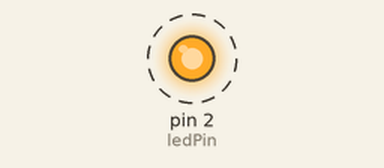
Bench run of a sketch on a simulated Arduino Uno, built with avr-gcc and run on an emulated ATmega328P. Parts: output pins drawn as LEDs (lit = HIGH). Dashed ring = blinking.

Above: at 0.12 s.
Timing chart, 0 to 3.0 s (numbered marks = the images above):
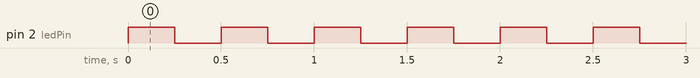

The sketch:

main.ino
```cpp
byte ledPin = 2;
int waitTime = 250;

void setup() {
  // put your setup code here, to run once:
  pinMode(ledPin, OUTPUT);
}

void loop() {
  // put your main code here, to run repeatedly:
  digitalWrite( ledPin , HIGH ); // turn the LED on (HIGH is the voltage level)
   delay( waitTime ); // wait for a second
   digitalWrite(ledPin , LOW ); // turn the LED off by making the voltage LOW
   delay( waitTime ); // wait for a second
}
```

Measured:
- by itself, pin 2 (ledPin): alternates HIGH for 0.25 s and LOW for 0.25 s
